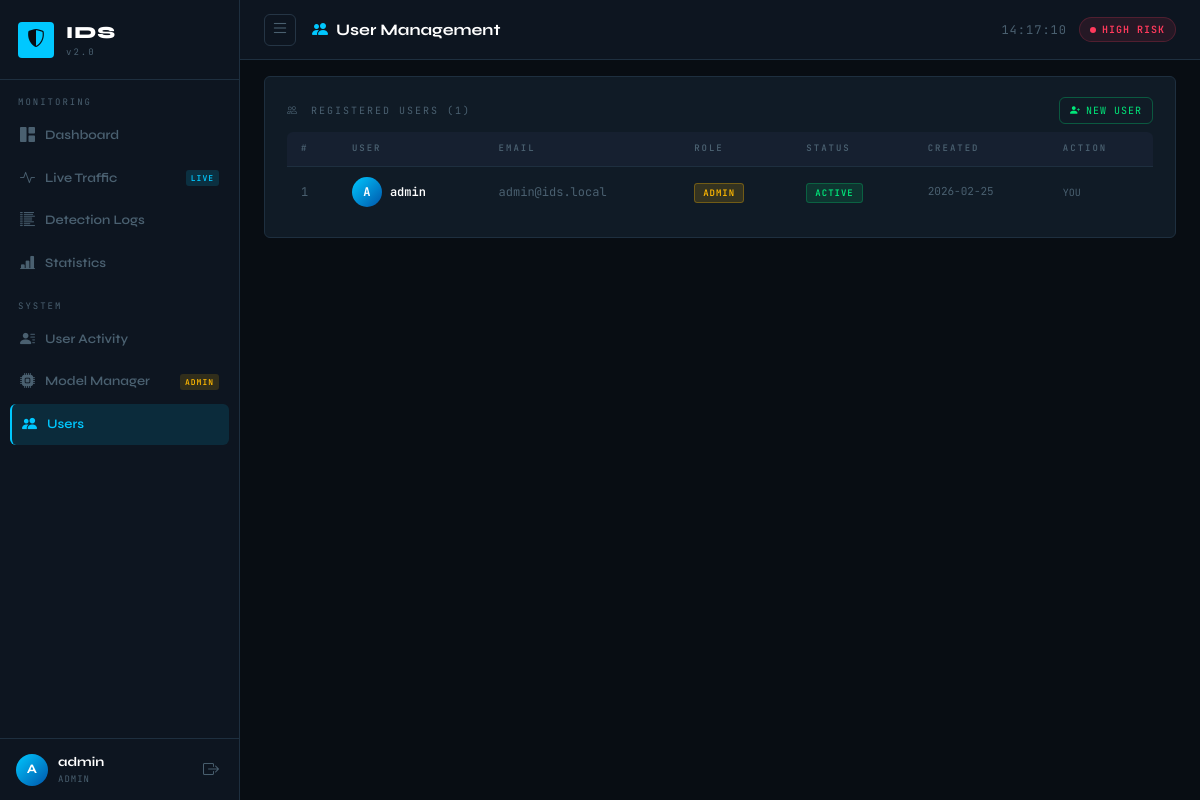
The page /users (signed in) on the database as committed earlier.
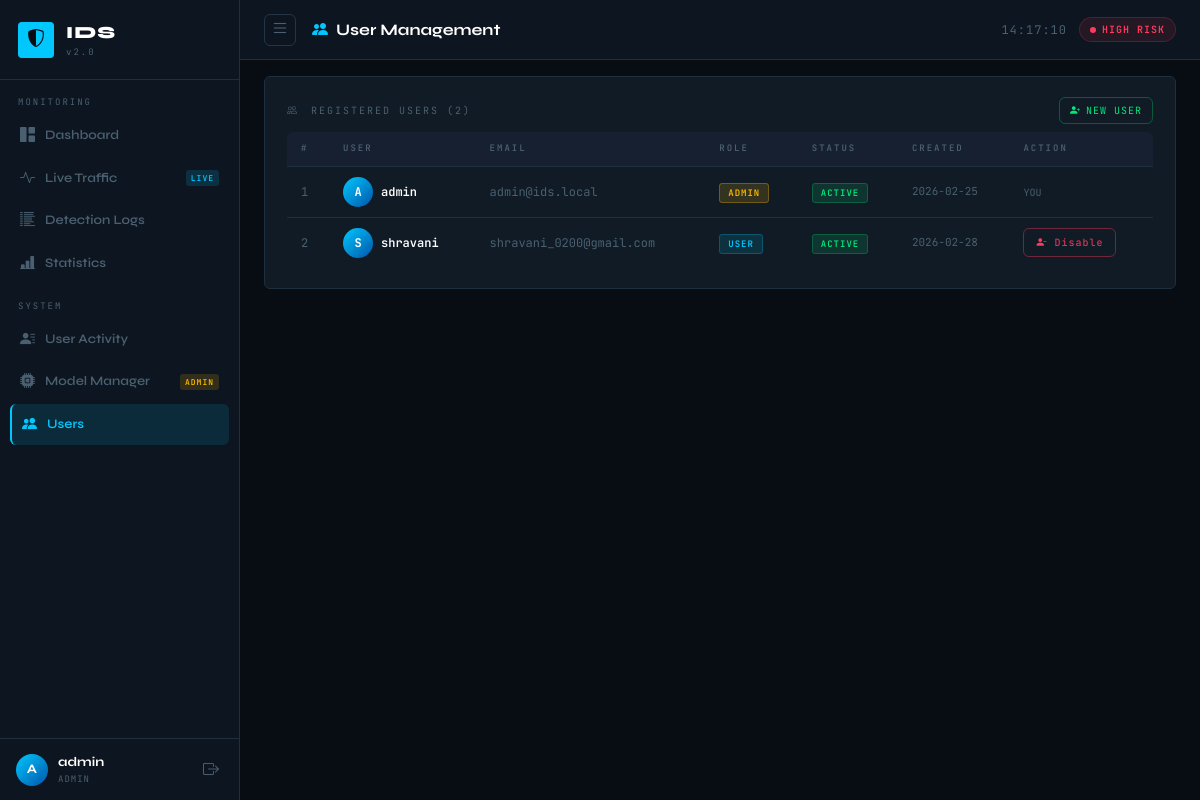
The same page on the database as committed later.
### database/models.py (models this page shows, shortened)
class User(UserMixin, db.Model):
    __tablename__ = "users"
    id            = db.Column(db.Integer, primary_key=True)
    username      = db.Column(db.String(64),  unique=True, nullable=False)
    email         = db.Column(db.String(120), unique=True, nullable=False)
    password_hash = db.Column(db.String(256), nullable=False)
    role          = db.Column(db.String(16),  default="user", nullable=False)  # admin / user
    is_active     = db.Column(db.Boolean, default=True)
    created_at    = db.Column(db.DateTime, default=datetime.utcnow)
    activity_logs  = db.relationship("UserActivity", backref="user",
                                     lazy="dynamic", cascade="all, delete-orphan")
    detection_logs = db.relationship("DetectionLog", backref="created_by_user",
                                     lazy="dynamic", foreign_keys="DetectionLog.user_id")
    def is_admin(self):
        return self.role == "admin"

### app.py (the view)
@app.route("/users")
@login_required
@admin_required
def users_list():
    users = User.query.order_by(User.id).all()
    return render_template("users.html", users=users)

### app.py (called while the page is built)
def create_app(config_name="default"):
    app = Flask(__name__)
    app.config.from_object(config[config_name])
    db.init_app(app)
    mail.init_app(app)
    csrf    = CSRFProtect(app)
    login_manager = LoginManager(app)
    login_manager.login_view     = "login"
    login_manager.login_message  = "Please log in to access this page."
    login_manager.login_message_category = "warning"
    @login_manager.user_loader
    def load_user(user_id):
        return User.query.get(int(user_id))
    @app.context_processor
    def inject_globals():
        return {"current_year": datetime.datetime.now().year,
                "app_version": "2.0"}
    return app, csrf

def admin_required(f):
    @wraps(f)
    def decorated(*args, **kwargs):
        if not current_user.is_authenticated or not current_user.is_admin():
            flash("Administrator access required.", "danger")
            return redirect(url_for("dashboard"))
        return f(*args, **kwargs)
    return decorated

### templates/users.html (shortened to what this page needs)
{% extends "base.html" %}
{% block page_title %}<i class="bi bi-people-fill me-2" style="color:var(--accent)"></i>User Management{% endblock %}
{% block content %}
<div class="ids-card">
  <div class="card-header-ids">
    <span><i class="bi bi-people me-1"></i> REGISTERED USERS ({{ users|length }})</span>
    <a href="{{ url_for('register') }}" class="btn-ids-sm" style="color:var(--accent3);border-color:rgba(0,232,122,0.3)">
      <i class="bi bi-person-plus-fill"></i> New User
    </a>
  </div>
  <div class="ids-table-wrap">
    <table class="ids-table">
      <thead>
        <tr>
          <th>#</th>
          <th>User</th>
          <th>Email</th>
          <th>Role</th>
          <th>Status</th>
          <th>Created</th>
          <th>Action</th>
        </tr>
      </thead>
      <tbody>
        {% for user in users %}
        <tr>
          <td class="mono" style="color:var(--muted)">{{ user.id }}</td>
          <td>
            <div style="display:flex;align-items:center;gap:8px">
              <div style="width:30px;height:30px;background:linear-gradient(135deg,var(--accent),#0055aa);border-radius:50%;display:flex;align-items:center;justify-content:center;font-size:12px;font-weight:700;color:#fff;flex-shrink:0">
                {{ user.username[0].upper() }}
              </div>
              <span style="font-weight:600;color:#fff">{{ user.username }}</span>
            </div>
          </td>
          <td class="mono" style="color:var(--muted);font-size:12px">{{ user.email }}</td>
          <td>
            <span class="badge-ids {% if user.role == 'admin' %}badge-admin{% else %}badge-user{% endif %}">
              {{ user.role.upper() }}
            </span>
          </td>
          <td>
            <span class="badge-ids {% if user.is_active %}badge-normal{% else %}badge-attack{% endif %}">
              {{ 'ACTIVE' if user.is_active else 'DISABLED' }}
            </span>
          </td>
          <td class="mono" style="font-size:11px;color:var(--muted)">
            {{ user.created_at.strftime('%Y-%m-%d') if user.created_at else '—' }}
          </td>
          <td>
            {% if user.id != current_user.id %}
            <form action="{{ url_for('toggle_user', uid=user.id) }}" method="POST" style="display:inline"
                  onsubmit="return confirm('Toggle account status for {{ user.username }}?')">
              <button type="submit"
                      class="{% if user.is_active %}btn-ids-danger{% else %}btn-ids-sm{% endif %}"
                      style="{% if not user.is_active %}color:var(--accent3);border-color:rgba(0,232,122,0.3){% endif %}">
                <i class="bi bi-{% if user.is_active %}person-dash{% else %}person-check{% endif %}-fill"></i>
                {{ 'Disable' if user.is_active else 'Enable' }}
              </button>
            </form>
            {% else %}
            <span style="font-family:'JetBrains Mono',monospace;font-size:10px;color:var(--muted)">YOU</span>
            {% endif %}
          </td>
        </tr>
        {% else %}
        <tr><td colspan="7" class="empty-state"><i class="bi bi-inbox me-2"></i>No users found.</td></tr>
        {% endfor %}
      </tbody>
    </table>
  </div>
</div>
{% endblock %}

### templates/base.html (shortened to what this page needs)
<!DOCTYPE html>
<html lang="en" data-bs-theme="dark">
<head>
  <link rel="stylesheet" href="https://cdnjs.cloudflare.com/ajax/libs/bootstrap/5.3.2/css/bootstrap.min.css">
  <link rel="stylesheet" href="https://cdnjs.cloudflare.com/ajax/libs/bootstrap-icons/1.11.3/font/bootstrap-icons.min.css">
  <link rel="stylesheet" href="{{ url_for('static', filename='css/style.css') }}">
</head>
<body>
<aside class="sidebar" id="sidebar">
  <div class="sidebar-logo">
    <div class="logo-icon">
      <i class="bi bi-shield-shaded"></i>
    </div>
    <div>
      <div class="logo-text">IDS</div>
      <div class="logo-sub">v{{ app_version }}</div>
    </div>
  </div>
  <nav class="sidebar-nav">
    <div class="nav-section-label">MONITORING</div>
    <a href="{{ url_for('dashboard') }}"
       class="nav-link {% if request.endpoint == 'dashboard' %}active{% endif %}">
      <i class="bi bi-grid-1x2-fill"></i> <span>Dashboard</span>
    </a>
    <a href="{{ url_for('live_traffic') }}"
       class="nav-link {% if request.endpoint == 'live_traffic' %}active{% endif %}">
      <i class="bi bi-activity"></i> <span>Live Traffic</span>
      <span class="nav-badge" id="liveBadge">LIVE</span>
    </a>
    <a href="{{ url_for('detection_logs') }}"
       class="nav-link {% if request.endpoint == 'detection_logs' %}active{% endif %}">
      <i class="bi bi-list-columns-reverse"></i> <span>Detection Logs</span>
    </a>
    <a href="{{ url_for('statistics') }}"
       class="nav-link {% if request.endpoint == 'statistics' %}active{% endif %}">
      <i class="bi bi-bar-chart-line-fill"></i> <span>Statistics</span>
    </a>
    <div class="nav-section-label mt-3">SYSTEM</div>
    <a href="{{ url_for('user_activity') }}"
       class="nav-link {% if request.endpoint == 'user_activity' %}active{% endif %}">
      <i class="bi bi-person-lines-fill"></i> <span>User Activity</span>
    </a>
    {% if current_user.is_admin() %}
    <a href="{{ url_for('model_management') }}"
       class="nav-link {% if request.endpoint == 'model_management' %}active{% endif %}">
      <i class="bi bi-cpu-fill"></i> <span>Model Manager</span>
      <span class="nav-badge admin-badge">ADMIN</span>
    </a>
    <a href="{{ url_for('users_list') }}"
       class="nav-link {% if request.endpoint == 'users_list' %}active{% endif %}">
      <i class="bi bi-people-fill"></i> <span>Users</span>
    </a>
    {% endif %}
  </nav>
  <div class="sidebar-user">
    <div class="user-avatar">{{ current_user.username[0].upper() }}</div>
    <div class="user-info">
      <div class="user-name">{{ current_user.username }}</div>
      <div class="user-role">{{ current_user.role.upper() }}</div>
    </div>
    <a href="{{ url_for('logout') }}" class="logout-btn" title="Logout">
      <i class="bi bi-box-arrow-right"></i>
    </a>
  </div>
</aside>
<main class="main-content" id="mainContent">
  <header class="topbar">
    <button class="sidebar-toggle" onclick="toggleSidebar()">
      <i class="bi bi-list"></i>
    </button>
    <div class="topbar-title">{% block page_title %}Dashboard{% endblock %}</div>
    <div class="topbar-right">
      <div class="system-clock" id="sysClock">--:--:--</div>
      <div class="risk-pill" id="topRiskPill">
      </div>
    </div>
  </header>
  <div class="container-fluid px-4 pt-3">
  </div>
  <div class="container-fluid px-4 pb-4">
    {% block content %}{% endblock %}
  </div>
</main>
</body>
</html>

Rows that differ between the two databases and show on the page:
added User: id "2", username "S", username "shravani", email "shravani_0200@gmail.com", role "USER", is_active "ACTIVE", created_at "2026-02-28", is_active "Disable"
Other text that changed with them:
{{ users|length }}: "1" → "2"
